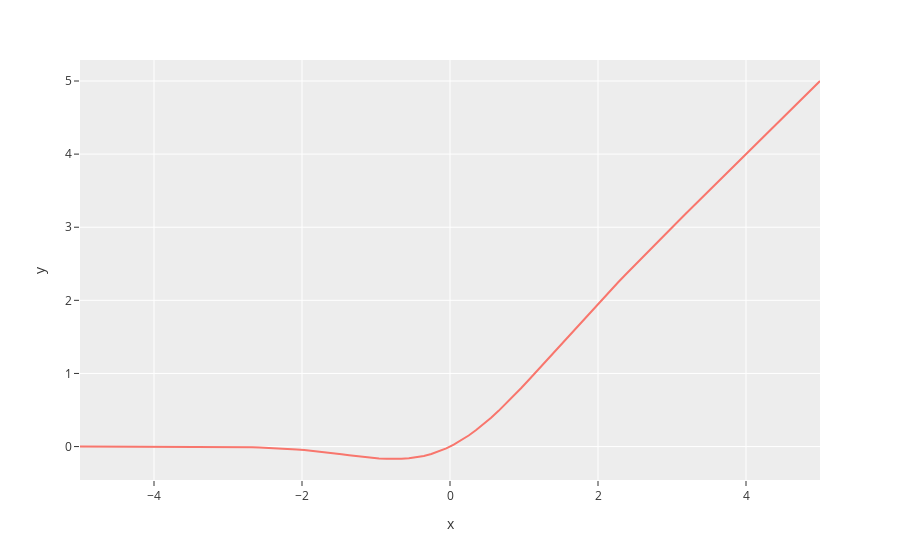

Notebook code for this chart:
### Code cell
class GELU(nn.Module):

    def forward(self, x: t.Tensor) -> t.Tensor:
        out = x * 0.5 * (1 + t.tanh(t.sqrt(t.tensor(2 / t.pi)) * (x + 0.044715 * x ** 3)))
        return out

utils.plot_gelu(GELU)
